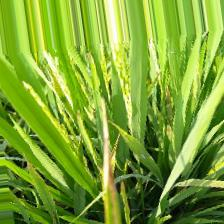
#> input picture smart-farming-main/ml/irrigation/predict/uploads/WhatsApp Image 2026-01-21 at 7.12.04 PM.jpeg, 224 x 224 px
$ python -i affected_area.py   (imports and definitions only)
#> lines starting #> are read from the running program, lines starting #| are printed output that depends on the picture; after the words box and inside, x2 and y2 are one past the last pixel; in counts of white or black regions, pixels touching at a corner belong together
import cv2
import numpy as np


def get_affected_area(image_path):
    """
    Detect infected leaf area
    using color segmentation
    """

    img = cv2.imread(image_path)
#> img is the input picture: shape (224, 224, 3); mean B, G, R 52.3, 163.3, 125.4

    if img is None:
        return (
            "Unable to analyze",
            0
        )

    img = cv2.resize(
        img,
        (512, 512)
    )
#> img: shape (512, 512, 3)

    hsv = cv2.cvtColor(
        img,
        cv2.COLOR_BGR2HSV
    )
#> hsv: shape (512, 512, 3); mean H, S, V 41.1, 181.4, 163.4

    # Green healthy leaf
    lower_green = np.array(
        [25, 40, 40]
    )

    upper_green = np.array(
        [95, 255, 255]
    )

    green_mask = cv2.inRange(
        hsv,
        lower_green,
        upper_green
    )
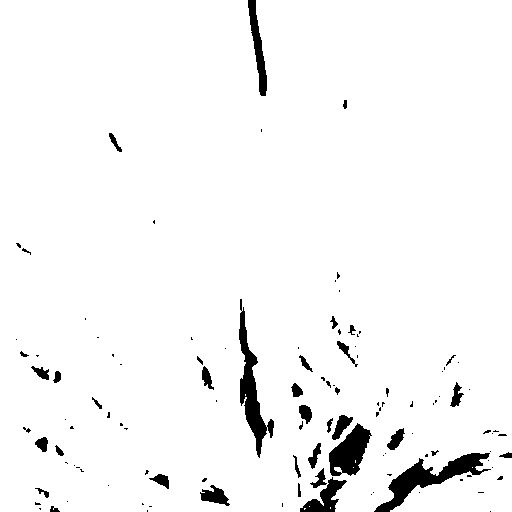
#> green_mask: shape (512, 512); 96.2% white; 116 black regions (77 under 20 px), largest, box (x1, y1, x2, y2) and area: (374, 453, 491, 512) 1964, (239, 299, 274, 458) 1663, (329, 423, 372, 476) 1288

    # Diseased regions
    lower_disease = np.array(
        [5, 40, 20]
    )

    upper_disease = np.array(
        [30, 255, 255]
    )

    disease_mask = cv2.inRange(
        hsv,
        lower_disease,
        upper_disease
    )
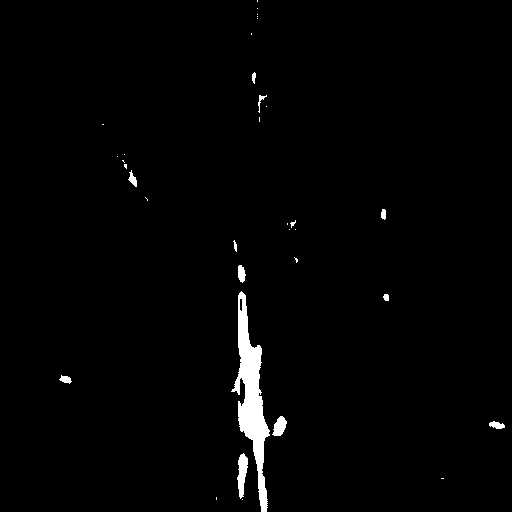
#> disease_mask: shape (512, 512); 1.6% white; 34 white regions (21 under 20 px), largest, box (x1, y1, x2, y2) and area: (231, 291, 270, 512) 3161, (237, 453, 248, 499) 312, (272, 416, 287, 436) 193

    # Pixel count
    leaf_pixels = cv2.countNonZero(
        green_mask
    )
#> leaf_pixels = 252306

    disease_pixels = (
        cv2.countNonZero(
            disease_mask
        )
    )
#> disease_pixels = 4268

    total_pixels = (
        leaf_pixels
        + disease_pixels
    )
#> total_pixels = 256574

    if total_pixels == 0:
        return (
            "Unable to analyze",
            0
        )

    infected_area = (
        disease_pixels
        / total_pixels
    ) * 100
#> infected_area = 1.66

    # Area description
    if infected_area < 10:
        area = (
            "Small spotted regions"
        )

    elif infected_area < 30:
        area = (
            "Leaf margins / edges"
        )

    elif infected_area < 60:
        area = (
            "Large infected regions"
        )

    else:
        area = (
            "Entire leaf affected"
        )

    return (
        area,
        round(
            infected_area,
            2
        )
    )

>>> result = get_affected_area('../../../smart-farming-main/ml/irrigation/predict/uploads/WhatsApp Image 2026-01-21 at 7.12.04 PM.jpeg')
#> result = ('Small spotted regions', 1.66)

$ run again, on smart-farming-main/ml/irrigation/predict/uploads/WhatsApp Image 2026-01-22 at 1.45.36 PM.jpeg
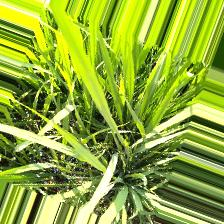
#> input picture smart-farming-main/ml/irrigation/predict/uploads/WhatsApp Image 2026-01-22 at 1.45.36 PM.jpeg, 224 x 224 px
#> in get_affected_area, img is the input picture: shape (224, 224, 3); mean B, G, R 57.6, 169.5, 143.8
#> img: shape (512, 512, 3)
#> hsv: shape (512, 512, 3); mean H, S, V 37.8, 170.6, 169.4
#> in get_affected_area, `green_mask = cv2.inRange( hsv, lower_green, upper_green )`:
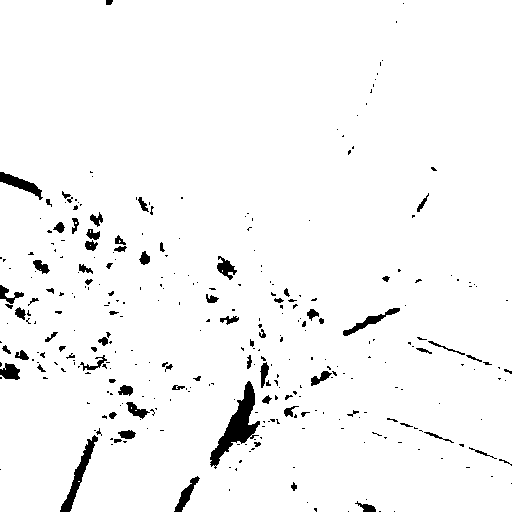
#> green_mask: shape (512, 512); 96.7% white; 327 black regions (250 under 20 px), largest, box (x1, y1, x2, y2) and area: (210, 381, 260, 469) 1398, (60, 435, 98, 512) 655, (0, 172, 43, 200) 416
#> in get_affected_area, `disease_mask = cv2.inRange( hsv, lower_disease, upper_disease )`:
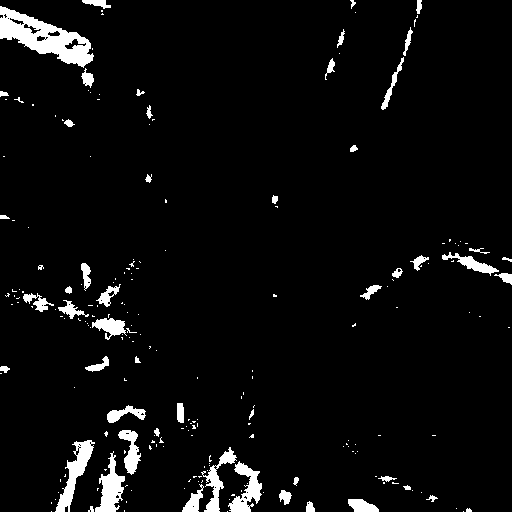
#> disease_mask: shape (512, 512); 4.5% white; 215 white regions (163 under 20 px), largest, box (x1, y1, x2, y2) and area: (0, 6, 94, 68) 2491, (55, 440, 95, 512) 954, (95, 451, 125, 512) 862
#> leaf_pixels = 253462
#> disease_pixels = 11835
#> total_pixels = 265297
#> infected_area = 4.46
#> result = ('Small spotted regions', 4.46)

$ run again, on smart-farming-main/ml/irrigation/predict/uploads/WhatsApp Image 2026-01-22 at 1.52.15 PM.jpeg
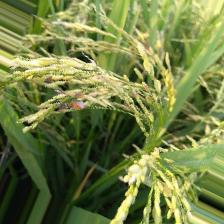
#> input picture smart-farming-main/ml/irrigation/predict/uploads/WhatsApp Image 2026-01-22 at 1.52.15 PM.jpeg, 224 x 224 px
#> in get_affected_area, img is the input picture: shape (224, 224, 3); mean B, G, R 69.4, 126.9, 114
#> img: shape (512, 512, 3)
#> hsv: shape (512, 512, 3); mean H, S, V 39, 129.2, 127.7
#> in get_affected_area, `green_mask = cv2.inRange( hsv, lower_green, upper_green )`:
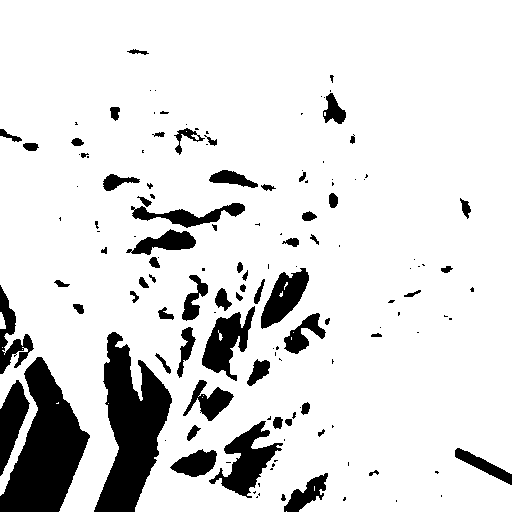
#> green_mask: shape (512, 512); 86.8% white; 140 black regions (74 under 20 px), largest, box (x1, y1, x2, y2) and area: (0, 357, 90, 512) 7421, (94, 332, 172, 512) 7370, (209, 421, 283, 498) 2184
#> in get_affected_area, `disease_mask = cv2.inRange( hsv, lower_disease, upper_disease )`:
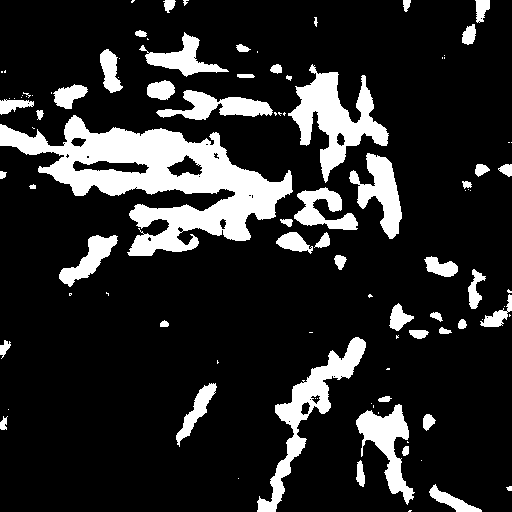
#> disease_mask: shape (512, 512); 16.1% white; 100 white regions (49 under 20 px), largest, box (x1, y1, x2, y2) and area: (0, 115, 293, 256) 16048, (288, 64, 389, 183) 4581, (257, 337, 366, 512) 3727
#> leaf_pixels = 227464
#> disease_pixels = 42302
#> total_pixels = 269766
#> infected_area = 15.68
#> result = ('Leaf margins / edges', 15.68)
